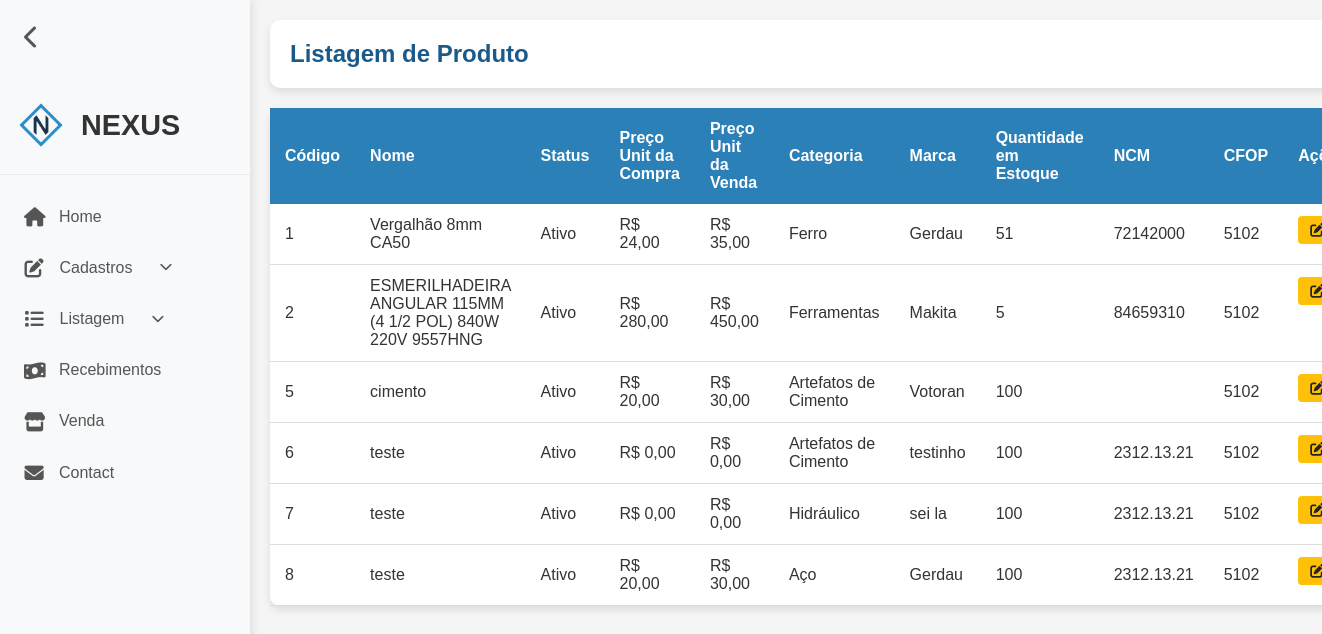
Page /produto-listar.php (signed in) on the earlier database version.
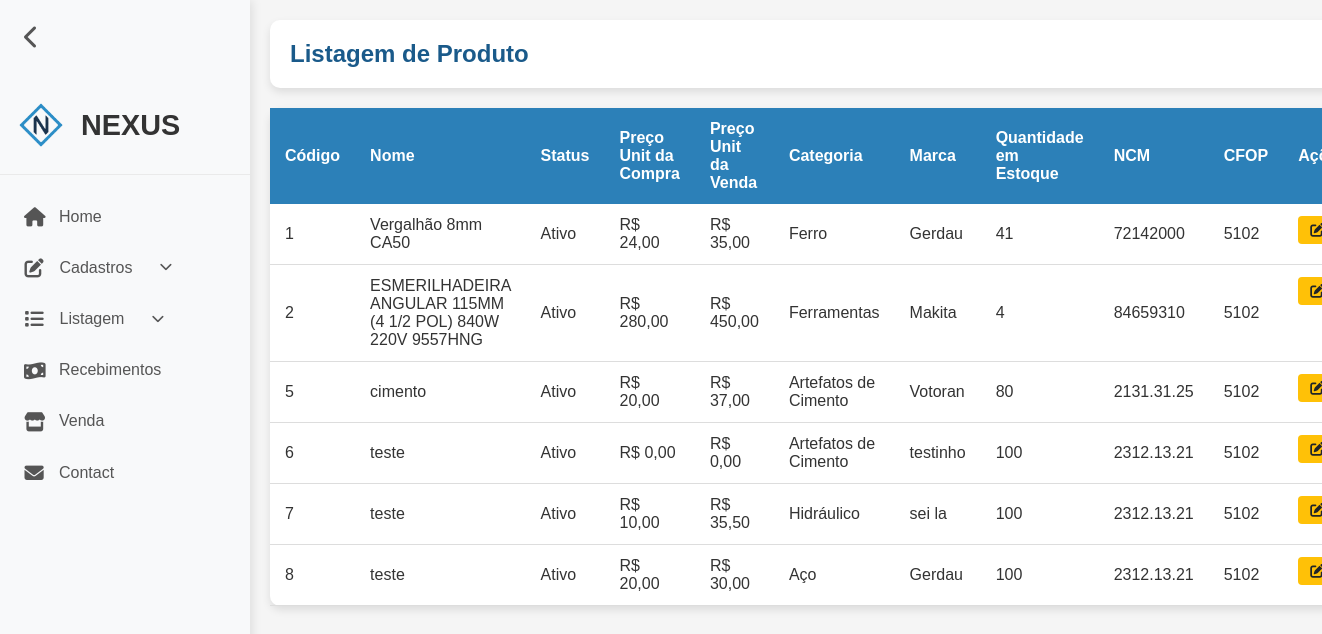
Same page on the later database version.
### tables this page shows
CREATE TABLE `produto` (
  `codigo` int(11) NOT NULL,
  `status` tinyint(1) NOT NULL DEFAULT 1,
  `nome` varchar(100) NOT NULL,
  `precoUnitarioDaCompra` double(10,2) NOT NULL,
  `precoUnitarioDaVenda` double(10,2) NOT NULL,
  `quantEstoque` int(11) NOT NULL,
  `ncm` varchar(10) NOT NULL,
  `cfop` varchar(10) NOT NULL,
  `idMarca` int(11) NOT NULL,
  `idCategoria` int(11) NOT NULL,
  `unidMedida` varchar(6) NOT NULL
);

CREATE TABLE `categoria` (
  `codigo` int(11) NOT NULL,
  `status` tinyint(1) NOT NULL DEFAULT 1,
  `nome` varchar(45) NOT NULL
);

CREATE TABLE `marca` (
  `codigo` int(11) NOT NULL,
  `status` tinyint(1) NOT NULL DEFAULT 1,
  `nome` varchar(45) NOT NULL
);

### produto-listar.php (the view, shortened to what this page needs)
<?php
require_once("conexao.php");
$sql = "SELECT * FROM produto ORDER BY codigo";
$resultado = mysqli_query($conexao, $sql);
?>
<!DOCTYPE html>
<html lang="pt-BR">
<head>
    <link rel="stylesheet" href="assets/css/listar.css">
    <link rel="stylesheet" href="assets/css/reset.css">
    <link rel="stylesheet" href="assets/css/header.css">
    <link rel="stylesheet" href="https://cdnjs.cloudflare.com/ajax/libs/font-awesome/6.4.0/css/all.min.css">
</head>
<body>
    <?php require_once("header.php"); ?>
    <div class="container">
        <div class="card">
            <div class="card-body">
                <h5 class="title">
                    Listagem de Produto
                </h5>
            </div>
        </div>
        <table class="table-container">
            <thead>
                <tr>
                    <th scope="col">Código</th>
                    <th scope="col">Nome</th>
                    <th scope="col">Status</th>
                    <th scope="col">Preço Unit da Compra</th>
                    <th scope="col">Preço Unit da Venda</th>
                    <th scope="col">Categoria</th>
                    <th scope="col">Marca</th>
                    <th scope="col">Quantidade em Estoque</th>
                    <th scope="col">NCM</th>
                    <th scope="col">CFOP</th>
                    <th scope="col">Ações</th>
                </tr>
            </thead>
            <tbody>
                <?php
                while($linha = mysqli_fetch_assoc($resultado) ) { ?>
                <tr>
                    <td><?= $linha['codigo'] ?></td>
                    <td><?= $linha['nome'] ?></td>
                    <td><?= $linha['status'] == 1 ? 'Ativo' : 'Inativo' ?></td>
                    <td><?= "R$ " . number_format($linha['precoUnitarioDaCompra'], 2, ',', '.') ?></td>
                    <td><?= "R$ " . number_format($linha['precoUnitarioDaVenda'], 2, ',', '.') ?></td>
                    <td>
                        <?php
                            $sqlC = "SELECT nome FROM categoria WHERE codigo = " . $linha['idCategoria'];
                            $resultC = mysqli_query($conexao, $sqlC);
                            $rowC = mysqli_fetch_assoc($resultC);
                            echo $rowC['nome'];
                        ?>
                    </td>
                    <td>
                    <?php
                        $sqlM = "SELECT nome FROM marca WHERE codigo = " . $linha['idMarca'];
                        $resultM = mysqli_query($conexao, $sqlM);
                        $rowM = mysqli_fetch_assoc($resultM);
                        echo $rowM['nome'];
                    ?>
                    </td>
                    <td><?= $linha['quantEstoque'] ?></td>
                    <td><?= $linha['ncm'] ?></td>
                    <td><?= $linha['cfop'] ?></td>
                    <td class="actions">
                        <a href="produto-alterar.php?codigo=<?= $linha['codigo']?>" class="btn btn-warning">
                            <i class="fas fa-solid fa-pen-to-square"></i>Alterar</a>
                    </td>
                </tr>
                <?php } ?>
            </tbody>
        </table>
    </div>
</body>
</html>

Differences in the rows shown:
changed produto "Vergalhão 8mm CA50": quantEstoque "51" → "41"
changed produto "ESMERILHADEIRA ANGULAR 115MM (4 1/2 POL) 840W 220V 9557HNG": quantEstoque "5" → "4"
changed produto "cimento": precoUnitarioDaVenda "30,00" → "37,00"; quantEstoque "100" → "80"; ncm (not shown) → "2131.31.25"
changed produto "Hidráulico": precoUnitarioDaCompra "0,00" → "10,00"; precoUnitarioDaVenda "0,00" → "35,50"
